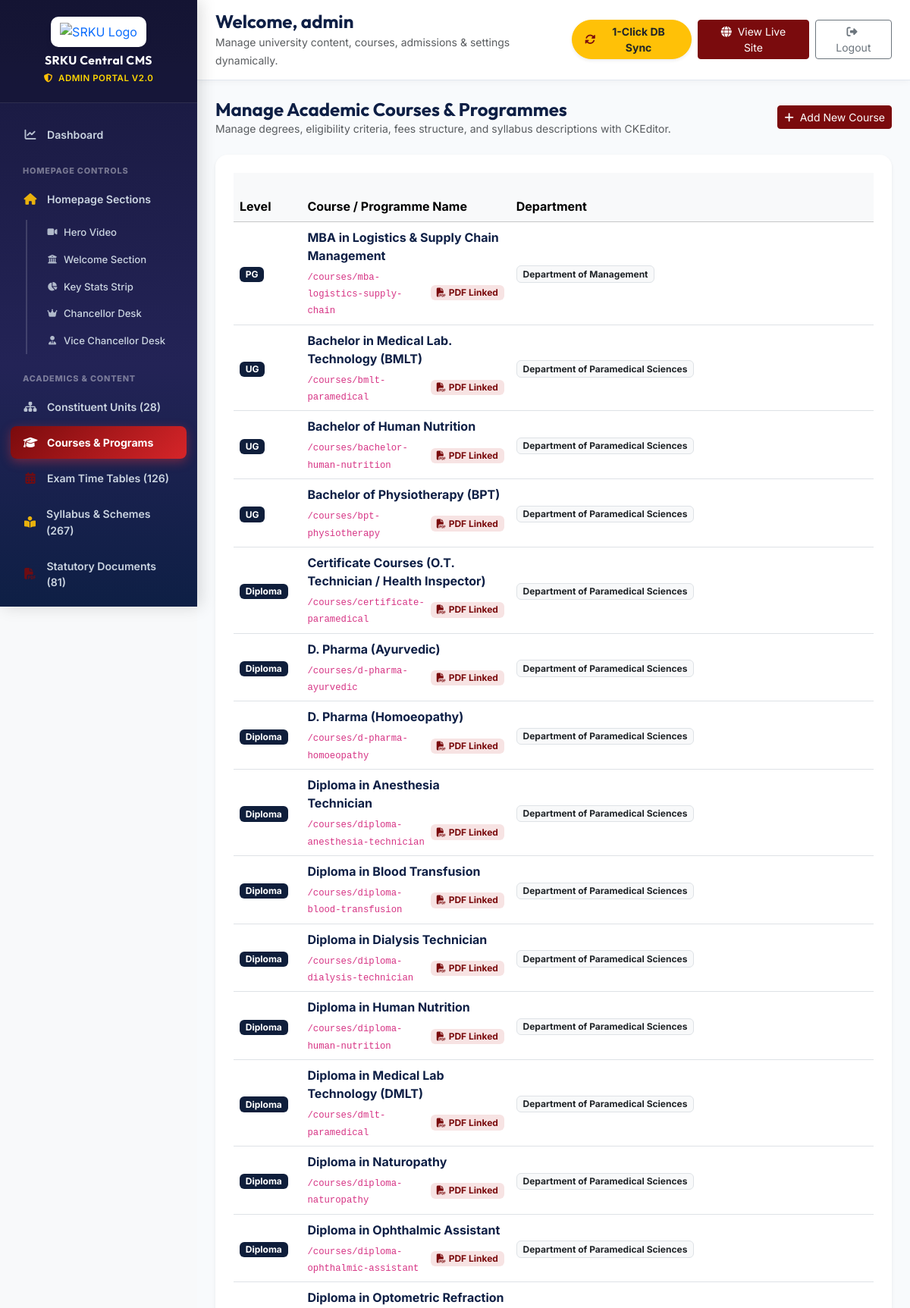
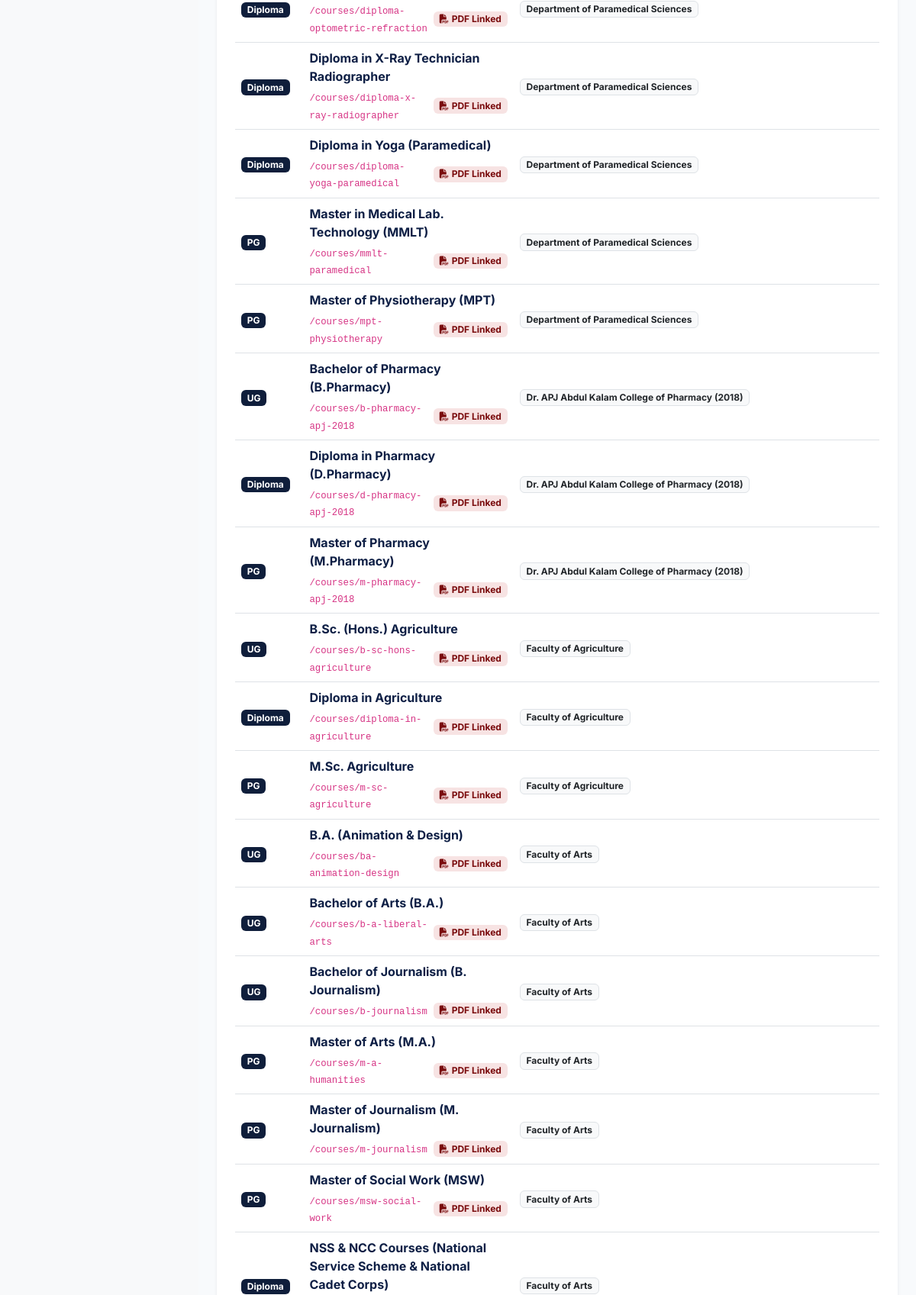
The page /admin/manage_courses.php (signed in, upper part) on the database its author committed (2 pictures, top to bottom).
### tables this page shows
CREATE TABLE `courses` (
  `id` int(11) NOT NULL AUTO_INCREMENT,
  `department` varchar(150) DEFAULT NULL,
  `dept_slug` varchar(100) DEFAULT NULL,
  `faculty_id` int(11) DEFAULT NULL,
  `course_name` varchar(150) NOT NULL,
  `slug` varchar(191) DEFAULT NULL,
  `level` varchar(50) DEFAULT 'UG',
  `degree_level` varchar(50) NOT NULL,
  `duration` varchar(50) NOT NULL,
  `eligibility` text NOT NULL,
  `fees` varchar(100) DEFAULT NULL,
  `specializations` text DEFAULT NULL,
  `description` longtext DEFAULT NULL,
  `career_scope` text DEFAULT NULL,
  `syllabus_url` varchar(255) DEFAULT NULL,
  `scheme_url` varchar(255) DEFAULT NULL,
  `fees_per_year` varchar(50) DEFAULT 'As per university norms',
  `status` varchar(20) DEFAULT 'active',
  `created_at` datetime DEFAULT current_timestamp(),
  PRIMARY KEY (`id`),
  KEY `faculty_id` (`faculty_id`)
);

### includes/functions.php (called while the page is built, shortened)
<?php
function sanitize($data) {
    return htmlspecialchars(trim((string)$data), ENT_QUOTES, 'UTF-8', false);
}
    ?>

### admin/manage_courses.php (the view, shortened to what this page needs)
<?php
require_once __DIR__ . '/header.php';
$pdo = getDBConnection();
$departments = $pdo->query("SELECT * FROM departments ORDER BY name ASC")->fetchAll();
$editCourse = null;
$courses = $pdo->query("SELECT * FROM courses ORDER BY department ASC, course_name ASC")->fetchAll();
?>
<div class="d-flex justify-content-between align-items-center mb-4">
    <div>
        <h3 class="h4 fw-bold text-navy mb-0">Manage Academic Courses &amp; Programmes</h3>
        <p class="text-muted small mb-0">Manage degrees, eligibility criteria, fees structure, and syllabus descriptions with CKEditor.</p>
    </div>
    <?php if (isset($_GET['action'])): ?>
        <a href="manage_courses.php" class="btn btn-outline-secondary btn-sm"><i class="fas fa-arrow-left me-1"></i> Back to List</a>
    <?php else: ?>
        <a href="manage_courses.php?action=add" class="btn btn-danger btn-sm"><i class="fas fa-plus me-1"></i> Add New Course</a>
    <?php endif; ?>
</div>
<?php if (isset($_GET['action']) && ($_GET['action'] === 'add' || $_GET['action'] === 'edit')): ?>
    <div style="max-width: 960px;">
        <form action="manage_courses.php" method="POST">
            <?php if ($editCourse): ?>
                <input type="hidden" name="id" value="<?php echo $editCourse['id']; ?>">
            <?php endif; ?>
            <div class="admin-form-section">
                <div class="admin-form-section-title">
                    <i class="fas fa-graduation-cap text-danger"></i> Section 1: Course Identity &amp; Affiliation
                </div>
                <div class="row g-3">
                    <div class="col-md-6">
                        <label class="form-label fw-bold text-dark small">Department / Faculty *</label>
                        <input list="deptList" name="department" class="form-control" placeholder="Select or type department" value="<?php echo sanitize($editCourse['department'] ?? ''); ?>" required>
                        <datalist id="deptList">
                            <?php foreach ($departments as $d): ?>
                                <option value="<?php echo sanitize($d['name']); ?>">
                            <?php endforeach; ?>
                        </datalist>
                    </div>
                    <div class="col-md-3">
                        <label class="form-label fw-bold text-dark small">Degree Level</label>
                        <select name="level" class="form-select">
                            <option value="UG" <?php echo ($editCourse['level'] ?? '') === 'UG' ? 'selected' : ''; ?>>Undergraduate (UG)</option>
                            <option value="PG" <?php echo ($editCourse['level'] ?? '') === 'PG' ? 'selected' : ''; ?>>Postgraduate (PG)</option>
                            <option value="Diploma" <?php echo ($editCourse['level'] ?? '') === 'Diploma' ? 'selected' : ''; ?>>Diploma / Polytechnic</option>
                            <option value="PhD" <?php echo ($editCourse['level'] ?? '') === 'PhD' ? 'selected' : ''; ?>>Ph.D. Doctoral</option>
                        </select>
                    </div>
                    <div class="col-md-3">
                        <label class="form-label fw-bold text-dark small">Display Status</label>
                        <select name="status" class="form-select">
                            <option value="active" <?php echo ($editCourse['status'] ?? '') === 'active' ? 'selected' : ''; ?>>Active</option>
                            <option value="inactive" <?php echo ($editCourse['status'] ?? '') === 'inactive' ? 'selected' : ''; ?>>Inactive</option>
                        </select>
                    </div>
                    <div class="col-md-8">
                        <label class="form-label fw-bold text-dark small">Course Name *</label>
                        <input type="text" name="course_name" class="form-control" placeholder="e.g. B.Tech in Computer Science & Engineering" value="<?php echo sanitize($editCourse['course_name'] ?? ''); ?>" required>
                    </div>
                    <div class="col-md-4">
                        <label class="form-label fw-bold text-dark small">URL Slug</label>
                        <input type="text" name="slug" class="form-control" placeholder="e.g. b-tech-computer-science" value="<?php echo sanitize($editCourse['slug'] ?? ''); ?>">
                    </div>
                </div>
            </div>
            <div class="admin-form-section">
                <div class="admin-form-section-title">
                    <i class="fas fa-info-circle text-warning"></i> Section 2: Duration, Fees &amp; Eligibility
                </div>
                <div class="row g-3">
                    <div class="col-md-6">
                        <label class="form-label fw-bold text-dark small">Duration</label>
                        <input type="text" name="duration" class="form-control" placeholder="e.g. 4 Years (8 Semesters)" value="<?php echo sanitize($editCourse['duration'] ?? ''); ?>">
                    </div>
                    <div class="col-md-6">
                        <label class="form-label fw-bold text-dark small">Annual Fees</label>
                        <input type="text" name="fees" class="form-control" placeholder="e.g. ₹65,000 / Year" value="<?php echo sanitize($editCourse['fees'] ?? ''); ?>">
                    </div>
                    <div class="col-12">
                        <label class="form-label fw-bold text-dark small">Disciplines / Specializations (Comma Separated)</label>
                        <input type="text" name="specializations" class="form-control" placeholder="e.g. Civil Engineering, Computer Science & Engineering, Electrical Engineering" value="<?php echo sanitize($editCourse['specializations'] ?? ''); ?>">
                        <small class="text-muted">Separate multiple streams / disciplines with commas to render interactive badges on course &amp; department pages.</small>
                    </div>
                    <div class="col-12">
                        <label class="form-label fw-bold text-dark small">Eligibility Criteria</label>
                        <textarea name="eligibility" class="form-control" rows="2" placeholder="e.g. 10+2 with Physics, Mathematics & Chemistry (Min 50%)"><?php echo sanitize($editCourse['eligibility'] ?? ''); ?></textarea>
                    </div>
                </div>
            </div>
            <div class="admin-form-section">
                <div class="admin-form-section-title">
                    <i class="fas fa-book-open text-primary"></i> Section 3: Detailed Programme Overview (CKEditor)
                </div>
                <div class="mb-2">
                    <label class="form-label fw-bold text-dark small mb-2">Curriculum Highlights &amp; Syllabus Details</label>
                    <textarea name="description" class="form-control rich-editor" rows="10" placeholder="Overview of the programme..."><?php echo htmlspecialchars($editCourse['description'] ?? ''); ?></textarea>
                </div>
            </div>
            <div class="admin-form-section">
                <div class="admin-form-section-title">
                    <i class="fas fa-briefcase text-success"></i> Section 4: Career Scope &amp; Placements (CKEditor)
                </div>
                <div class="mb-2">
                    <label class="form-label fw-bold text-dark small mb-2">Job Profiles &amp; Higher Studies Opportunities</label>
                    <textarea name="career_scope" class="form-control rich-editor" rows="8" placeholder="Career options after this degree..."><?php echo htmlspecialchars($editCourse['career_scope'] ?? ''); ?></textarea>
                </div>
            </div>
            <div class="admin-form-section">
                <div class="admin-form-section-title">
                    <i class="fas fa-file-pdf text-danger"></i> Section 5: Official Curriculum Scheme &amp; Syllabus (PDF Links)
                </div>
                <div class="row g-3">
                    <div class="col-md-6">
                        <label class="form-label fw-bold text-dark small">Scheme PDF Path / URL</label>
                        <input type="text" name="scheme_url" class="form-control" placeholder="assets/uploads/syllabus/Scheme.pdf or #" value="<?php echo sanitize($editCourse['scheme_url'] ?? ''); ?>">
                        <small class="text-muted">Local file path (assets/uploads/syllabus/...), full URL, or '#' if not available.</small>
                    </div>
                    <div class="col-md-6">
                        <label class="form-label fw-bold text-dark small">Syllabus PDF Path / URL</label>
                        <input type="text" name="syllabus_url" class="form-control" placeholder="assets/uploads/syllabus/Syllabus.pdf or #" value="<?php echo sanitize($editCourse['syllabus_url'] ?? ''); ?>">
                        <small class="text-muted">Local file path (assets/uploads/syllabus/...), full URL, or '#' if not available.</small>
                    </div>
                </div>
            </div>
            <div class="d-flex gap-3 justify-content-end mb-5">
                <a href="manage_courses.php" class="btn btn-outline-secondary px-4">Cancel</a>
                <button type="submit" name="save_course" class="btn btn-danger fw-bold px-5">
                    <i class="fas fa-save me-1"></i> <?php echo $editCourse ? 'Save Course Changes' : 'Create Course'; ?>
                </button>
            </div>
        </form>
    </div>
<?php else: ?>
    <div class="card border-0 shadow-sm rounded-4 p-4">
        <div class="table-responsive">
            <table class="table table-hover align-middle mb-0">
                <thead class="table-light">
                    <tr>
                        <th style="width:60px;">Level</th>
                        <th>Course / Programme Name</th>
                        <th>Department</th>
                    </tr>
                </thead>
                <tbody>
                    <?php if (!empty($courses)): ?>
                        <?php foreach ($courses as $c): ?>
                            <tr>
                                <td><span class="badge bg-navy text-white"><?php echo sanitize($c['level']); ?></span></td>
                                <td>
                                    <strong class="text-navy d-block"><?php echo sanitize($c['course_name']); ?></strong>
                                    <div class="d-flex align-items-center gap-2 mt-1">
                                        <small class="text-muted"><code>/courses/<?php echo sanitize($c['slug']); ?></code></small>
                                        <?php if (!empty($c['scheme_url']) || !empty($c['syllabus_url'])): ?>
                                            <span class="badge bg-danger-subtle text-danger small"><i class="fas fa-file-pdf me-1"></i>PDF Linked</span>
                                        <?php endif; ?>
                                    </div>
                                </td>
                                <td><span class="badge bg-light text-dark border"><?php echo sanitize($c['department']); ?></span></td>
                            </tr>
                        <?php endforeach; ?>
                    <?php else: ?>
                        <tr><td colspan="7" class="text-center text-muted py-4">No courses registered yet.</td></tr>
                    <?php endif; ?>
                </tbody>
            </table>
        </div>
    </div>
<?php endif; ?>
<?php require_once __DIR__ . '/footer.php'; ?>

### rows shown on the page
courses: level "PG", course_name "MBA in Logistics & Supply Chain Management", slug "mba-logistics-supply-chain", shows "PDF Linked", department "Department of Management"
courses: level "UG", course_name "Bachelor in Medical Lab. Technology (BMLT)", slug "bmlt-paramedical", shows "PDF Linked", department "Department of Paramedical Sciences"
courses: level "UG", course_name "Bachelor of Human Nutrition", slug "bachelor-human-nutrition", shows "PDF Linked", department "Department of Paramedical Sciences"
courses: level "UG", course_name "Bachelor of Physiotherapy (BPT)", slug "bpt-physiotherapy", shows "PDF Linked", department "Department of Paramedical Sciences"
courses: level "Diploma", course_name "Certificate Courses (O.T. Technician / Health Inspector)", slug "certificate-paramedical", scheme_url "PDF Linked", department "Department of Paramedical Sciences"
courses: level "Diploma", course_name "D. Pharma (Ayurvedic)", slug "d-pharma-ayurvedic", shows "PDF Linked", department "Department of Paramedical Sciences"
courses: level "Diploma", course_name "D. Pharma (Homoeopathy)", slug "d-pharma-homoeopathy", shows "PDF Linked", department "Department of Paramedical Sciences"
courses: level "Diploma", course_name "Diploma in Anesthesia Technician", slug "diploma-anesthesia-technician", shows "PDF Linked", department "Department of Paramedical Sciences"
courses: level "Diploma", course_name "Diploma in Blood Transfusion", slug "diploma-blood-transfusion", scheme_url "PDF Linked", department "Department of Paramedical Sciences"
courses: level "Diploma", course_name "Diploma in Dialysis Technician", slug "diploma-dialysis-technician", shows "PDF Linked", department "Department of Paramedical Sciences"
courses: level "Diploma", course_name "Diploma in Human Nutrition", slug "diploma-human-nutrition", shows "PDF Linked", department "Department of Paramedical Sciences"
courses: level "Diploma", course_name "Diploma in Medical Lab Technology (DMLT)", slug "dmlt-paramedical", shows "PDF Linked", department "Department of Paramedical Sciences"
courses: level "Diploma", course_name "Diploma in Naturopathy", slug "diploma-naturopathy", shows "PDF Linked", department "Department of Paramedical Sciences"
courses: level "Diploma", course_name "Diploma in Ophthalmic Assistant", slug "diploma-ophthalmic-assistant", shows "PDF Linked", department "Department of Paramedical Sciences"
courses: level "Diploma", course_name "Diploma in Optometric Refraction", slug "diploma-optometric-refraction", shows "PDF Linked", department "Department of Paramedical Sciences"
courses: level "Diploma", course_name "Diploma in X-Ray Technician Radiographer", slug "diploma-x-ray-radiographer", shows "PDF Linked", department "Department of Paramedical Sciences"
courses: level "Diploma", course_name "Diploma in Yoga (Paramedical)", slug "diploma-yoga-paramedical", scheme_url "PDF Linked", department "Department of Paramedical Sciences"
courses: level "PG", course_name "Master in Medical Lab. Technology (MMLT)", slug "mmlt-paramedical", shows "PDF Linked", department "Department of Paramedical Sciences"
courses: level "PG", course_name "Master of Physiotherapy (MPT)", slug "mpt-physiotherapy", shows "PDF Linked", department "Department of Paramedical Sciences"
courses: level "UG", course_name "Bachelor of Pharmacy (B.Pharmacy)", slug "b-pharmacy-apj-2018", shows "PDF Linked", department "Dr. APJ Abdul Kalam College of Pharmacy (2018)"
courses: level "Diploma", course_name "Diploma in Pharmacy (D.Pharmacy)", slug "d-pharmacy-apj-2018", shows "PDF Linked", department "Dr. APJ Abdul Kalam College of Pharmacy (2018)"
courses: level "PG", course_name "Master of Pharmacy (M.Pharmacy)", slug "m-pharmacy-apj-2018", shows "PDF Linked", department "Dr. APJ Abdul Kalam College of Pharmacy (2018)"
courses: level "UG", course_name "B.Sc. (Hons.) Agriculture", slug "b-sc-hons-agriculture", shows "PDF Linked", department "Faculty of Agriculture"
courses: level "Diploma", course_name "Diploma in Agriculture", slug "diploma-in-agriculture", shows "PDF Linked", department "Faculty of Agriculture"
courses: level "PG", course_name "M.Sc. Agriculture", slug "m-sc-agriculture", shows "PDF Linked", department "Faculty of Agriculture"
courses: level "UG", course_name "B.A. (Animation & Design)", slug "ba-animation-design", scheme_url "PDF Linked", department "Faculty of Arts"
courses: level "UG", course_name "Bachelor of Arts (B.A.)", slug "b-a-liberal-arts", shows "PDF Linked", department "Faculty of Arts"
courses: level "UG", course_name "Bachelor of Journalism (B. Journalism)", slug "b-journalism", shows "PDF Linked", department "Faculty of Arts"
courses: level "PG", course_name "Master of Arts (M.A.)", slug "m-a-humanities", shows "PDF Linked", department "Faculty of Arts"
courses: level "PG", course_name "Master of Journalism (M. Journalism)", slug "m-journalism", shows "PDF Linked", department "Faculty of Arts"
courses: level "PG", course_name "Master of Social Work (MSW)", slug "msw-social-work", scheme_url "PDF Linked", department "Faculty of Arts"
courses: level "Diploma", course_name "NSS & NCC Courses (National Service Scheme & National Cadet Corps)", department "Faculty of Arts"

### other values the page prints
$deptsCountBadge "28"
$timetablesCountBadge "126"
$syllabusCountBadge "267"
$documentsCountBadge "81"
$_SESSION['admin_user'] "admin"
